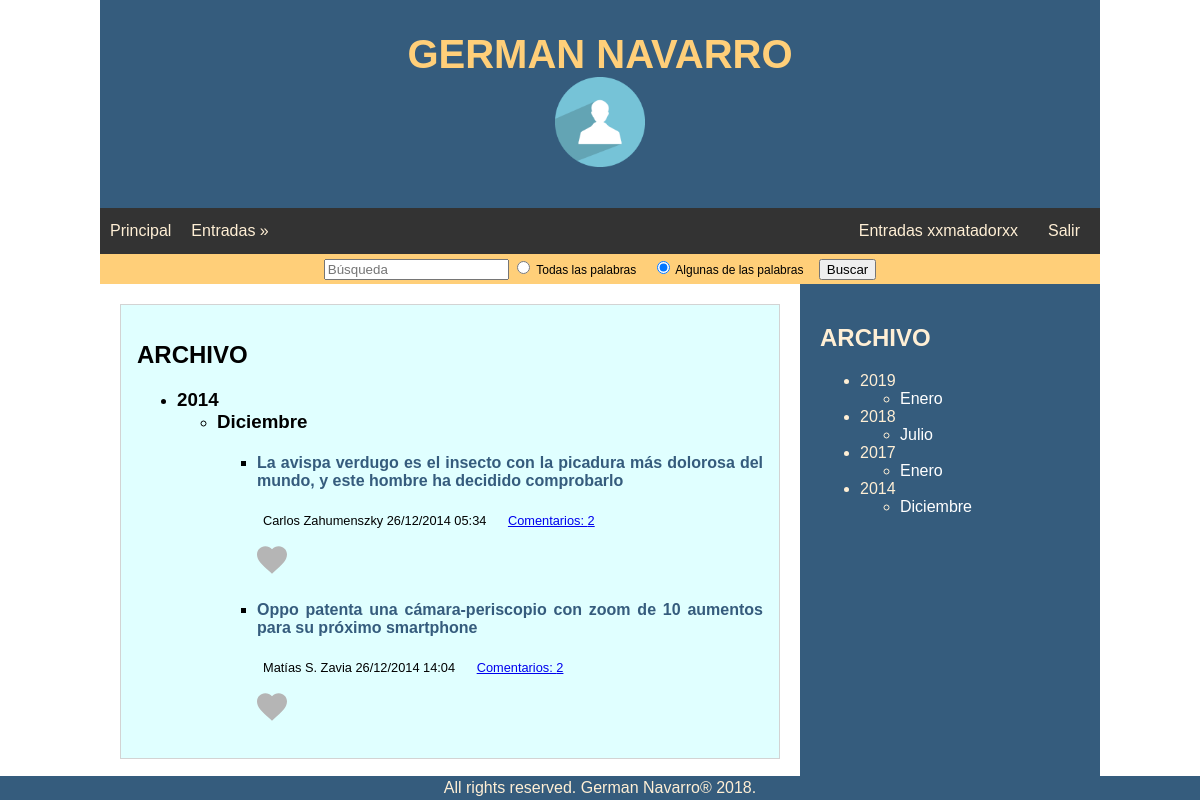
/principal.php?year=2014&month=12&accion=archivo (signed in), run on the app's committed database.
### tables this page shows
create table IF NOT EXISTS entrada(
	`id` int AUTO_INCREMENT,
	`titulo` VARCHAR(250) not null,
	`texto` TEXT(65000) not null,
	`fechaHora` TIMESTAMP,
	`idUsuario` INT,
	PRIMARY KEY (id),
	FOREIGN KEY FK_idUsuario_idEntrada (idUsuario) REFERENCES usuario(id)
);

create table IF NOT EXISTS usuario(
	`id` int AUTO_INCREMENT,
	`nombre` VARCHAR(100) not null,
	`usuario` VARCHAR(40) not null,
	`ubicacionFoto` VARCHAR(240) null,
	`pass` VARCHAR(256),
	PRIMARY KEY (id)
);

### funciones.php (the view, shortened to what this page needs)
<?php
function conectarDB(){
	try {
		$dsn = "mysql:host=localhost;dbname=blogdwes;charset=utf8";
		$dbh = new PDO($dsn, 'root');
	} catch (PDOException $e){
		print "Error de Conexión: ".$e->getMessage();
	}
	return $dbh;
}
function consultaNickUsuarioDB($idUsuario){
	$conexion = conectarDB();
	$sql = "SELECT usuario from usuario WHERE id=?";
	$consultaUsuario = $conexion->prepare($sql);
	$consultaUsuario->bindParam(1, $idUsuario);
	$consultaUsuario->execute();
	while($reg = $consultaUsuario->fetch()){
		$usuario = $reg['usuario'];
	}
	return $usuario;
}
function consultaIdUsuarioDBporNick($nick){
	$conexion = conectarDB();
	$sql = "SELECT id from usuario WHERE usuario=?";
	$consultaIdUsuario = $conexion->prepare($sql);
	$consultaIdUsuario->bindParam(1, $nick);
	$consultaIdUsuario->execute();
	while($reg = $consultaIdUsuario->fetch()){
		$idUsuario = $reg['id'];
	}
	return $idUsuario;
}
function consultaComentariosDB($idEntrada){
	$conexion = conectarDB();
	$sql = "SELECT c.id  , c.texto , c.idUsuario  , c.fechaHora as fh  FROM comentario c, entrada e WHERE e.id=c.idEntrada AND c.idEntrada=?";
	$consultaComentario = $conexion->prepare($sql);
	$consultaComentario->bindParam(1, $idEntrada);
	$consultaComentario->execute();
	$comentarioArr = array();
	while ($comentario = $consultaComentario->fetch()){
		$idComentario = $comentario['id'];
		$textoComent = $comentario['texto'];
		$fhComent = $comentario['fh'];
		$idUsuario = $comentario['idUsuario'];
		$comentario = new Comentario($idComentario, $idEntrada, $fhComent,  consultaNickUsuarioDB($idUsuario), $textoComent);
		$comentarioArr[] = $comentario;
	}
	return $comentarioArr;
}
function dateTime($fechaHora){
	$anyo = substr($fechaHora,0,4);
	$mes = substr($fechaHora,5,2);
	$dia = substr($fechaHora,8,2);
	$hora = substr($fechaHora,11,2);
	$min = substr($fechaHora,14,2);
	return $dia."/".$mes."/".$anyo." ".$hora.":".$min;
}
function favoritoLeer($idEntrada, $idUsuario){
	$idUsuario = consultaIdUsuarioDBporNick($_SESSION['usuario']);
	$conexion = conectarDB();
	$sql = "SELECT id FROM favoritos WHERE idEntrada=? and idUsuario=?";
	$consulta  = $conexion->prepare($sql);
	$consulta->bindParam(1, $idEntrada);
	$consulta->bindParam(2, $idUsuario);
	$consulta->execute();
	$res =$consulta->rowCount();
	if($res>0){
		return true;
	}else{
		return false;
	}
}
function month($month){
	switch($month){
		case 1:  return "Enero";break;
		case 7:  return "Julio";break;
		case 12:  return "Diciembre";break;
	}
}
function mostrarArchivo( $year, $month){
	$textoString ="";
	$textoString .= "<h2>ARCHIVO</h2><ul><li><h3>$year</h3><ul><li><h3>".month($month)."</h3>";
	$idArr = _mostrarArchivoDBgetIdEntradas($year, $month);
	foreach($idArr as $idEntrada){
		$objetoEntrada = readUnaEntradaDB($idEntrada);
		$textoString .= "<ul><li><h4><a href=\"./principal.php?idEntrada=$objetoEntrada->idEntrada&amp;accion=mostrar\">$objetoEntrada->titulo</a></h4>";
		$textoString .= '<div><div> '.$objetoEntrada->_mostrarUsuarioFechaHora().'</div><div> <a href="./principal.php?idEntrada='.$objetoEntrada->idEntrada.'&amp;accion=mostrarComentario">Comentarios: '.$objetoEntrada->_contadorComentarios().'</a></div></div><br>';
		$textoString .= $objetoEntrada->_mostrarEditarBorrarEntrada();
		$textoString .= " </li></ul> ";
	}
	$textoString .= "</li></ul></li></ul>";
	return $textoString;
}
function _mostrarArchivoDBgetIdEntradas($year, $month){
	$conexion = conectarDB();
	$sql = "SELECT id  from entrada WHERE SUBSTR(fechaHora, 1, 4) = ? and SUBSTR(fechaHora,6,2) =?";
	$idEntrada = $conexion->prepare($sql);
	$idEntrada->bindParam(1, $year);
	$idEntrada->bindParam(2, $month);
	$idEntrada->execute();
	$idArr = array();
	while ($resultado = $idEntrada->fetch()){
		$idArr[]= $resultado['id'];
	}
	return $idArr;
}
function readUnaEntradaDB($idEntrada){
	$conexion = conectarDB();
	$sql = "SELECT e.id, e.titulo, e.texto, e.fechaHora, u.nombre FROM entrada e, usuario u WHERE e.idUsuario=u.id and e.id=?";
	$consultaEntrada = $conexion->prepare($sql);
	$consultaEntrada->bindParam(1, $idEntrada);
	$consultaEntrada->execute();
	while ($registro = $consultaEntrada->fetch()) {
		$idEntrada = $registro['id'];
		$fh = $registro['fechaHora'];
		$titulo = $registro['titulo'];
		$usuario = $registro['nombre'];
		$texto = $registro['texto'];
		$entrada = new Entrada ($idEntrada, $fh, $titulo, $usuario, $texto, consultaComentariosDB($idEntrada));
	}
	return $entrada;
}
?>

### Entrada.class.php (shortened to what this page needs)
<?php
Class Entrada{
	private $idEntrada;
	private $fechaHora;
	private $usuario;
	private $comentario = array();
	public function __construct($idEntrada, $fechaHora, $titulo, $usuario, $texto, $comentario=array()){
		$this->idEntrada = $idEntrada;
		$this->fechaHora = $fechaHora;
		$this->titulo = $titulo;
		$this->usuario = $usuario;
		$this->comentario = $comentario;
	}
	public function __get($atributo){
		return $this->$atributo;
	}
	public function _mostrarUsuarioFechaHora(){
		return $this->usuario.' ' . dateTime($this->fechaHora);
	}
	public function _contadorComentarios(){
		$comments  =$this->comentario ;
		if($comments>0)
			return sizeof($comments);
		else
			return 0;
	}
	public function _mostrarEditarBorrarEntrada(){
		$texto = "";
		$idUsuario = consultaIdUsuarioDB($this->idEntrada);
		if(isset($_SESSION['usuario'])){
			if(favoritoLeer($this->idEntrada, $idUsuario)){
				$heart = "images/redHeart.svg";
				$link = "principal.php?idEntrada=$this->idEntrada&amp;idUsuario=$idUsuario&amp;accion=favoritoQuitar";
			}else{
				$heart = "images/grayHeart.svg";
				$link = "principal.php?idEntrada=$this->idEntrada&amp;idUsuario=$idUsuario&amp;accion=favoritoGuardar";
			}
			$texto .= '<p><a href="'.$link.'"><img src="'.$heart.'" height="30" alt="Favorito" title="Favorito"></a></p>
		';
		}
		return $texto;
	}
}
?>

### css/style.css (style rules this page uses)
* { box-sizing: border-box; }
body { font-family: sans-serif; margin: 0 auto; max-width: 1000px; }
article h3 a, h4 a, a h5 { text-decoration: none; color: #355C7D; }
article>ul>li>h3, article>ul>li>ul>li>h3, article>ul>li>ul>li { margin: 0; }
article div { padding-right: 15px; padding-left: 3px; display: inline; font-size: 0.8rem; font-weight: 500; }

### data on the page
entrada: titulo "La avispa verdugo es el insecto con la picadura más dolorosa del mundo, y este hombre ha decidido comprobarlo", $objetoEntrada->_mostrarUsuarioFechaHora() "Carlos Zahumenszky 26/12/2014 05:34", _contadorComentarios "2"
entrada: titulo "Oppo patenta una cámara-periscopio con zoom de 10 aumentos para su próximo smartphone", $objetoEntrada->_mostrarUsuarioFechaHora() "Matías S. Zavia 26/12/2014 14:04", _contadorComentarios "2"

### other printed values
$mostrarUsuario "xxmatadorxx"
$year "2014"
month($month) "Diciembre"
$year['anyo'] "2019"
month($mes) "Enero"
$year['anyo'] "2018"
month($mes) "Julio"
$year['anyo'] "2017"
$year['anyo'] "2014"
month($mes) "Diciembre"
